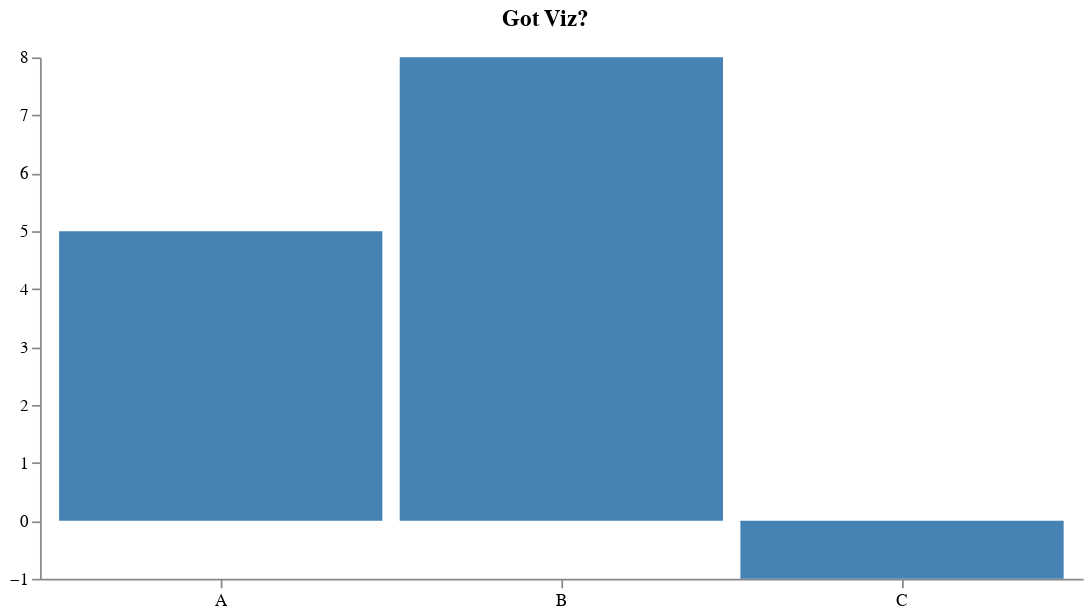

Here is the notebook cell this chart was saved with:
### Markdown cell above
## Lets display some graphs using dedav4s library

### Code cell
import $ivy.`io.github.quafadas::dedav4s:0.9.3`

import viz.PlotTargets.almond
import viz.extensions.RawIterables.*

val chartData = List(("A",5),("B",8),("C",-1))

chartData.plotBarChart(
   List(
        spec => spec("title") = "Got Viz?",
        spec => {spec("height") = 300; spec("width") = 600}

    )
)

### Figure 1 — Vega specification as saved in the notebook (floating-point values rounded to 4 significant figures)
{"$schema": "https://vega.github.io/schema/vega/v5.json", "axes": [{"orient": "bottom", "scale": "xscale"}, {"orient": "left", "scale": "yscale"}], "data": [{"name": "table", "values": [{"amount": 5, "category": "A"}, {"amount": 8, "category": "B"}, {"amount": -1, "category": "C"}]}], "description": "A basic bar chart example, with value labels shown upon pointer hover.", "height": 300, "marks": [{"encode": {"enter": {"width": {"band": 1, "scale": "xscale"}, "x": {"field": "category", "scale": "xscale"}, "y": {"field": "amount", "scale": "yscale"}, "y2": {"scale": "yscale", "value": 0}}, "hover": {"fill": {"value": "red"}}, "update": {"fill": {"value": "steelblue"}}}, "from": {"data": "table"}, "type": "rect"}, {"encode": {"enter": {"align": {"value": "center"}, "baseline": {"value": "bottom"}, "fill": {"value": "#333"}}, "update": {"fillOpacity": [{"test": "datum === tooltip", "value": 0}, {"value": 1}], "text": {"signal": "tooltip.amount"}, "x": {"band": 0.5, "scale": "xscale", "signal": "tooltip.category"}, "y": {"offset": -2, "scale": "yscale", "signal": "tooltip.amount"}}}, "type": "text"}], "padding": 5, "scales": [{"domain": {"data": "table", "field": "category"}, "name": "xscale", "padding": 0.05, "range": "width", "round": true, "type": "band"}, {"domain": {"data": "table", "field": "amount"}, "name": "yscale", "nice": true, "range": "height"}], "signals": [{"name": "tooltip", "on": [{"events": "rect:pointerover", "update": "datum"}, {"events": "rect:pointerout", "update": "{}"}], "value": {}}], "title": "Got Viz?", "width": 600}
